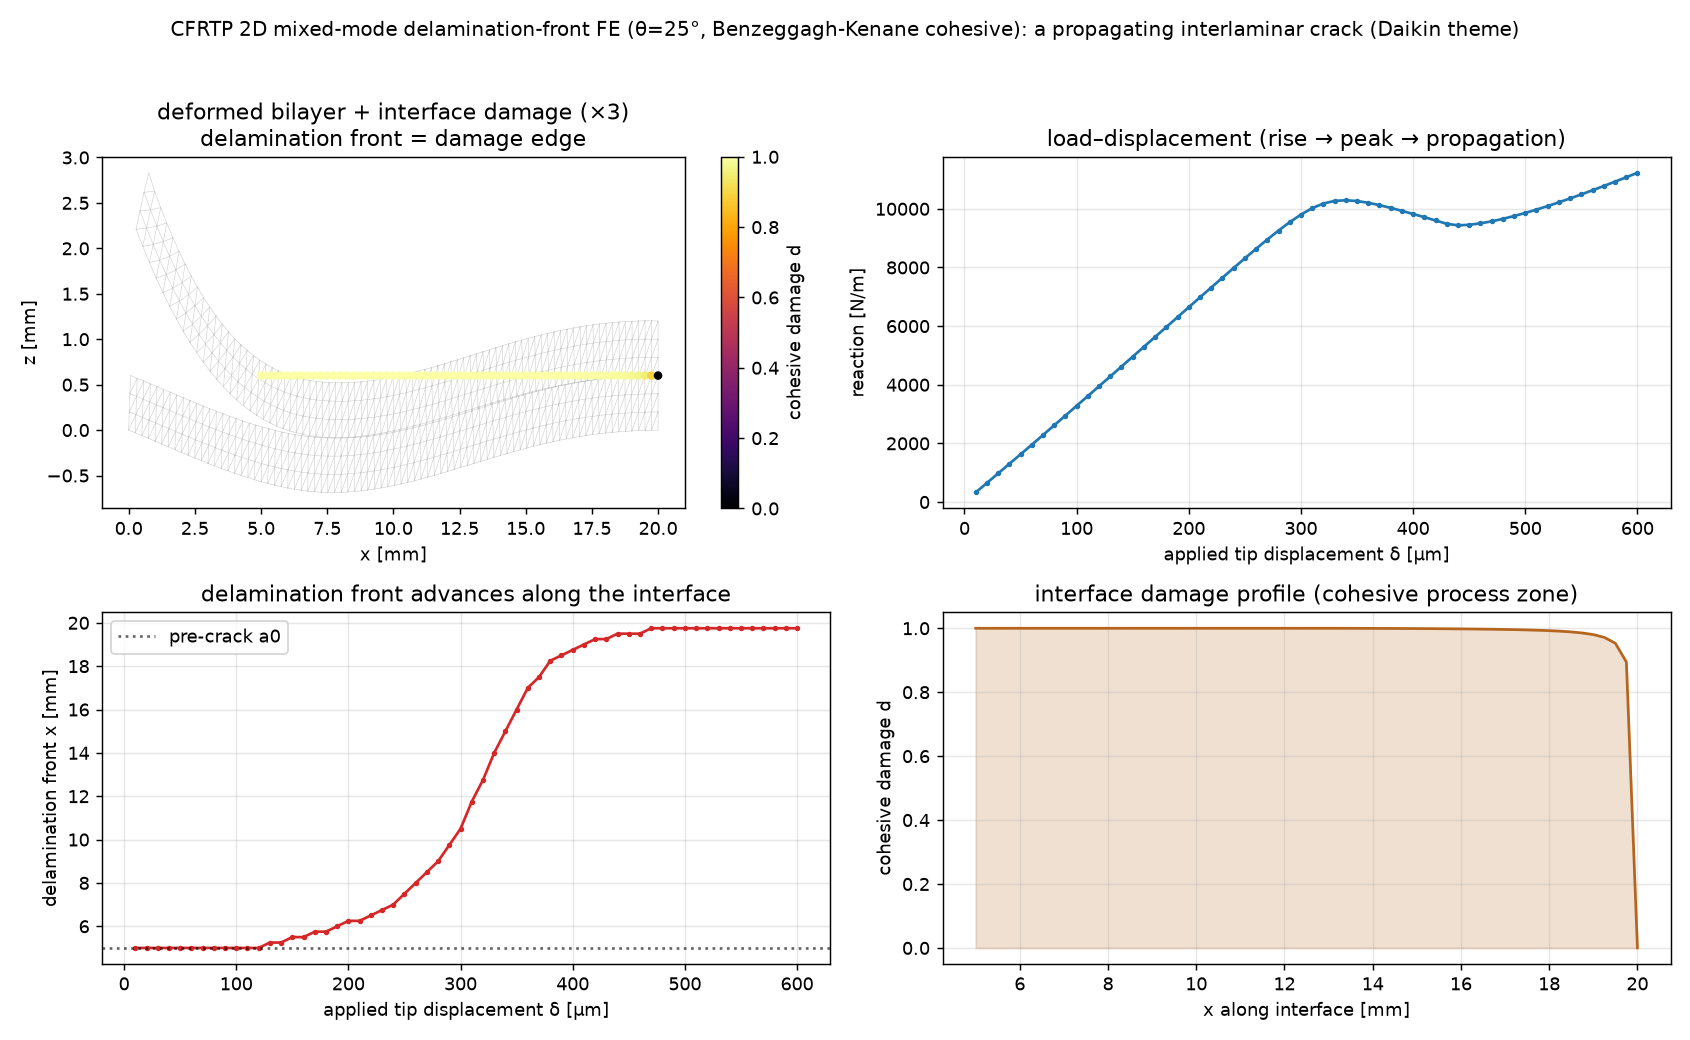

Write Python code to recreate this figure.
"""cfrtp_delamination_2d_fe.py — full 2D finite-element MIXED-MODE DELAMINATION-FRONT
propagation for CFRTP (Daikin theme), upgrading the mixed-mode cohesive CONSTITUTIVE
law (cfrtp_cohesive_mixedmode.py) to an actual propagating crack on a mesh — a bilayer
bonded by a cohesive interface, loaded so the delamination front advances along the
interface under combined peel + shear.

Model: two elastic ply layers (plane-strain CST), meshed with DUPLICATED nodes on the
mid-plane interface, connected by cohesive interface springs carrying the Camanho-Davila
mixed-mode bilinear law with Benzeggagh-Kenane mode interaction (imported from
cfrtp_cohesive_mixedmode.py). A pre-crack (unbonded interface over x < a0) starts the
delamination. The right end is clamped; the loaded (cracked) end's top-arm tip is driven
by a prescribed displacement at an angle theta (theta sets the nominal mode mixity: 0 =
peel/mode I, larger = more shear/mode II), with the bottom-arm tip held. The nonlinear
cohesive problem is solved incrementally by a secant (damage-explicit) fixed-point
iteration; irreversible damage advances the front.

What it shows:
  * the deformed bilayer with the cohesive-damage field — the delamination FRONT,
  * the load-displacement response (rise -> peak -> propagation),
  * the delamination length (front position) vs applied displacement (an R-curve-like
    advance),
  * the energy dissipated vs crack advance ~ the mixed-mode toughness (front mixity).

Validated: with no pre-crack growth the initial response matches the bonded bilayer
stiffness; the cohesive law's dissipation per unit advance tracks Gc at the front mixity.

Honest scope: 2D plane-strain, CST bulk, node-lumped cohesive springs (not full cohesive
elements), secant solver with small steps (no arc-length, so only stable propagation is
traced), illustrative CFRTP-like properties. A seed toward 3D fronts / cohesive elements
/ arc-length. Physics leads; no ML.

Run:  python3 cfrtp_delamination_2d_fe.py     (writes cfrtp_delamination_2d_fe.png)
      python3 cfrtp_delamination_2d_fe.py --help
"""
from __future__ import annotations

import argparse

import numpy as np
import scipy.sparse as sp
import scipy.sparse.linalg as spla

from cfrtp_cohesive_mixedmode import mixed_params, K_PEN

SEED = 20260726
LX, TLAY = 20e-3, 0.6e-3      # length, single-layer thickness [m]
E_PLY, NU = 60e9, 0.30        # CFRTP ply (plane-strain, isotropic seed)
A0 = 5e-3                     # initial pre-crack length [m]


def cst_B(p):
    x1, y1 = p[0]; x2, y2 = p[1]; x3, y3 = p[2]
    A2 = (x2 - x1) * (y3 - y1) - (x3 - x1) * (y2 - y1)
    b = np.array([y2 - y3, y3 - y1, y1 - y2]) / A2
    c = np.array([x3 - x2, x1 - x3, x2 - x1]) / A2
    B = np.zeros((3, 6))
    for k in range(3):
        B[0, 2 * k] = b[k]; B[1, 2 * k + 1] = c[k]
        B[2, 2 * k] = c[k]; B[2, 2 * k + 1] = b[k]
    return B, 0.5 * abs(A2)


def build(nx, nz):
    xs = np.linspace(0, LX, nx + 1)
    zb = np.linspace(0, TLAY, nz + 1); zt = np.linspace(TLAY, 2 * TLAY, nz + 1)
    nb = (nx + 1) * (nz + 1)
    nodes = np.zeros((2 * nb, 2))
    for j in range(nz + 1):
        for i in range(nx + 1):
            nodes[j * (nx + 1) + i] = (xs[i], zb[j])
            nodes[nb + j * (nx + 1) + i] = (xs[i], zt[j])
    tris = []
    def q(base, i, j):
        return base + j * (nx + 1) + i
    for base in (0, nb):
        for i in range(nx):
            for j in range(nz):
                a, b, c, d = q(base, i, j), q(base, i + 1, j), q(base, i + 1, j + 1), q(base, i, j + 1)
                tris.append((a, b, c)); tris.append((a, c, d))
    # cohesive pairs on the interface (bottom top-row j=nz  <->  top bottom-row j=0)
    pairs = [(nz * (nx + 1) + i, nb + i, xs[i]) for i in range(nx + 1)]
    return nodes, np.array(tris, np.int64), pairs, nb


def Cmat():
    E, nu = E_PLY, NU
    f = E / ((1 + nu) * (1 - 2 * nu))
    return f * np.array([[1 - nu, nu, 0], [nu, 1 - nu, 0], [0, 0, (1 - 2 * nu) / 2]])


def assemble_bulk(nodes, tris):
    N = len(nodes); C = Cmat()
    rows, cols, vals = [], [], []
    for t in tris:
        B, A = cst_B(nodes[list(t)])
        Ke = A * (B.T @ C @ B)
        dof = np.array([2 * t[0], 2 * t[0] + 1, 2 * t[1], 2 * t[1] + 1, 2 * t[2], 2 * t[2] + 1])
        for a in range(6):
            for b in range(6):
                rows.append(dof[a]); cols.append(dof[b]); vals.append(Ke[a, b])
    return sp.csr_matrix((vals, (rows, cols)), shape=(2 * N, 2 * N))


def coh_state(dn, ds, lam_max):
    lam = np.hypot(max(dn, 0.0), ds)
    lam_h = max(lam, lam_max)
    phi = np.arctan2(abs(ds), max(dn, 1e-30))
    dm0, dmf, Gc, B = mixed_params(phi)
    if lam_h <= dm0:
        d = 0.0
    elif lam_h >= dmf:
        d = 1.0
    else:
        d = dmf * (lam_h - dm0) / (lam_h * (dmf - dm0))
    return d, max(lam, lam_max)


def solve(nx=80, nz=3, theta_deg=25.0, nstep=60, dmax_tip=6e-4):
    nodes, tris, pairs, nb = build(nx, nz)
    N = len(nodes); ndof = 2 * N
    Kb = assemble_bulk(nodes, tris).tolil()
    hx = LX / nx
    active = [(b, t, x, (hx if 0 < i < nx else hx / 2)) for i, (b, t, x) in enumerate(pairs)
              if x >= A0]                                   # bonded region only
    lam_hist = {b: 0.0 for (b, t, x, w) in active}
    dmg = {b: 0.0 for (b, t, x, w) in active}

    # BCs: clamp x=LX (both layers); bottom-arm tip fixed; top-arm tip prescribed
    fixed = {}
    for n in range(N):
        if nodes[n, 0] >= LX - 1e-12:
            fixed[2 * n] = 0.0; fixed[2 * n + 1] = 0.0
    tip_b = nz * 0 + 0                                       # bottom layer (0,0) index 0
    fixed[2 * 0] = 0.0; fixed[2 * 0 + 1] = 0.0               # bottom-arm tip fixed
    tip_t = nb + 0                                          # top layer (0,0) -> at z=TLAY... use top tip (0, z=2T)
    tip_t = nb + nz * (nx + 1) + 0                          # top layer node at (x=0, z=2T)
    th = np.radians(theta_deg)
    dirx, dirz = np.sin(th), np.cos(th)

    steps = np.linspace(dmax_tip / nstep, dmax_tip, nstep)
    disp_hist, load_hist, front_hist = [], [], []
    u = np.zeros(ndof)
    dfield_final = None
    for Dk in steps:
        fixed[2 * tip_t] = Dk * dirx; fixed[2 * tip_t + 1] = Dk * dirz
        for _ in range(40):                                 # secant fixed-point
            # cohesive tangent + internal force
            Kc = sp.lil_matrix((ndof, ndof)); fc = np.zeros(ndof)
            for (b, t, x, w) in active:
                dn = u[2 * t + 1] - u[2 * b + 1]            # normal (z) opening
                ds = u[2 * t] - u[2 * b]                    # tangential (x)
                d, lh = coh_state(dn, ds, lam_hist[b]); dmg[b] = d
                kn = (1 - d) * K_PEN if dn > 0 else K_PEN   # compression penalty
                ks = (1 - d) * K_PEN
                tn = kn * dn; ts = ks * ds
                for (comp, k, tr) in ((0, ks, ts), (1, kn, tn)):
                    it, ib = 2 * t + comp, 2 * b + comp
                    fc[it] += tr * w; fc[ib] -= tr * w      # spring restoring force
                    Kc[it, it] += k * w; Kc[ib, ib] += k * w
                    Kc[it, ib] -= k * w; Kc[ib, it] -= k * w
            T = (Kb + Kc).tocsr()
            R = Kb @ u + fc
            free = np.setdiff1d(np.arange(ndof), list(fixed.keys()))
            # apply Dirichlet
            du = np.zeros(ndof)
            for dof_i, val in fixed.items():
                du[dof_i] = val - u[dof_i]
            rhs = -(R + T @ du)
            Tff = T[free][:, free].tocsc()
            du[free] = spla.spsolve(Tff, rhs[free])
            u = u + du
            if np.max(np.abs(du)) < 1e-9:
                break
        for (b, t, x, w) in active:                         # commit history (irreversible)
            dn = u[2 * t + 1] - u[2 * b + 1]; ds = u[2 * t] - u[2 * b]
            _, lh = coh_state(dn, ds, lam_hist[b]); lam_hist[b] = lh
        react = -(Kb @ u)[2 * tip_t + 1]                    # vertical reaction at driven tip
        # delamination front = furthest bonded x that is fully damaged
        dmgd = [x for (b, t, x, w) in active if dmg[b] > 0.5]
        front = (max(dmgd) if dmgd else A0)
        disp_hist.append(Dk); load_hist.append(react); front_hist.append(front)
        dfield_final = (dict(dmg), dict(lam_hist))
    return (nodes, tris, pairs, nb, np.array(disp_hist), np.array(load_hist),
            np.array(front_hist), dmg, u, active, theta_deg)


def main():
    ap = argparse.ArgumentParser(description=__doc__,
                                 formatter_class=argparse.RawDescriptionHelpFormatter)
    ap.add_argument("--nx", type=int, default=80)
    ap.add_argument("--nz", type=int, default=3)
    ap.add_argument("--theta", type=float, default=25.0, help="loading angle [deg] (mode mixity)")
    ap.add_argument("--nstep", type=int, default=60)
    ap.add_argument("--out", type=str, default="cfrtp_delamination_2d_fe.png")
    args = ap.parse_args()
    np.random.seed(SEED)

    res = solve(args.nx, args.nz, args.theta, args.nstep)
    (nodes, tris, pairs, nb, disp, load, front, dmg, u, active, theta) = res
    # propagation-onset peak = first local maximum (before the softening dip)
    kpk = next((i for i in range(1, len(load) - 1) if load[i] >= load[i + 1]), int(np.argmax(load)))
    print(f"CFRTP 2D mixed-mode delamination FE (theta={theta:.0f} deg, pre-crack {A0*1e3:.0f} mm):")
    print(f"  propagation-onset peak {load[kpk]:.0f} N/m at δ={disp[kpk]*1e6:.0f} um, then softening")
    print(f"  delamination front advanced {A0*1e3:.1f} -> {front[-1]*1e3:.1f} mm "
          f"(Δa {(front[-1]-A0)*1e3:.1f} mm); load re-stiffens near the clamp (finite specimen)")

    _plot(args.out, nodes, tris, pairs, nb, disp, load, front, dmg, u, active, theta)
    print(f"wrote {args.out}")


def _plot(out, nodes, tris, pairs, nb, disp, load, front, dmg, u, active, theta):
    import matplotlib
    matplotlib.use("Agg")
    import matplotlib.pyplot as plt
    import matplotlib.tri as mtri
    fig, ax = plt.subplots(2, 2, figsize=(13, 8))

    # deformed shape with interface damage
    scale = 3.0
    dn = nodes.copy(); dn[:, 0] += scale * u[0::2]; dn[:, 1] += scale * u[1::2]
    triang = mtri.Triangulation(dn[:, 0] * 1e3, dn[:, 1] * 1e3, tris)
    ax[0, 0].triplot(triang, color="#cccccc", lw=0.3)
    xs = np.array([x for (b, t, x, w) in active]); dd = np.array([dmg[b] for (b, t, x, w) in active])
    sc = ax[0, 0].scatter(xs * 1e3, np.full_like(xs, TLAY) * 1e3, c=dd, cmap="inferno",
                          s=14, vmin=0, vmax=1, zorder=5)
    fig.colorbar(sc, ax=ax[0, 0], label="cohesive damage d")
    ax[0, 0].set_title(f"deformed bilayer + interface damage (×{scale:.0f})\ndelamination front = damage edge")
    ax[0, 0].set_xlabel("x [mm]"); ax[0, 0].set_ylabel("z [mm]"); ax[0, 0].set_aspect("auto")

    ax[0, 1].plot(disp * 1e6, load, "-o", ms=2, color="#1f77b4")
    ax[0, 1].set_xlabel("applied tip displacement δ [µm]"); ax[0, 1].set_ylabel("reaction [N/m]")
    ax[0, 1].set_title("load–displacement (rise → peak → propagation)")
    ax[0, 1].grid(True, alpha=0.3)

    ax[1, 0].plot(disp * 1e6, front * 1e3, "-o", ms=2, color="#d62728")
    ax[1, 0].axhline(A0 * 1e3, color="k", ls=":", alpha=0.6, label="pre-crack a0")
    ax[1, 0].set_xlabel("applied tip displacement δ [µm]"); ax[1, 0].set_ylabel("delamination front x [mm]")
    ax[1, 0].set_title("delamination front advances along the interface")
    ax[1, 0].legend(); ax[1, 0].grid(True, alpha=0.3)

    # damage profile along the interface (process zone)
    ax[1, 1].plot(xs * 1e3, dd, "-", color="#b5651d")
    ax[1, 1].fill_between(xs * 1e3, dd, alpha=0.2, color="#b5651d")
    ax[1, 1].set_xlabel("x along interface [mm]"); ax[1, 1].set_ylabel("cohesive damage d")
    ax[1, 1].set_title("interface damage profile (cohesive process zone)")
    ax[1, 1].grid(True, alpha=0.3)

    fig.suptitle(f"CFRTP 2D mixed-mode delamination-front FE (θ={theta:.0f}°, Benzeggagh-Kenane cohesive): "
                 "a propagating interlaminar crack (Daikin theme)", fontsize=11)
    fig.tight_layout(rect=[0, 0, 1, 0.96])
    fig.savefig(out, dpi=130)


if __name__ == "__main__":
    main()
